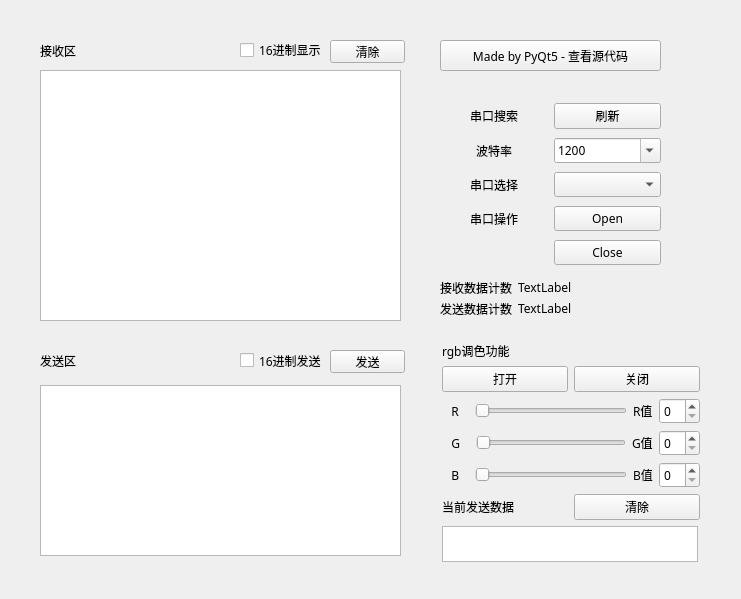
<?xml version="1.0" encoding="UTF-8"?>
<ui version="4.0">
 <class>Form</class>
 <widget class="QWidget" name="Form">
  <property name="windowModality">
   <enum>Qt::NonModal</enum>
  </property>
  <property name="enabled">
   <bool>true</bool>
  </property>
  <property name="geometry">
   <rect>
    <x>0</x>
    <y>0</y>
    <width>741</width>
    <height>599</height>
   </rect>
  </property>
  <property name="font">
   <font>
    <family>方正兰亭中黑_GBK</family>
    <pointsize>9</pointsize>
    <italic>false</italic>
    <bold>false</bold>
   </font>
  </property>
  <property name="cursor">
   <cursorShape>PointingHandCursor</cursorShape>
  </property>
  <property name="mouseTracking">
   <bool>false</bool>
  </property>
  <property name="windowTitle">
   <string>Form</string>
  </property>
  <property name="styleSheet">
   <string notr="true"/>
  </property>
  <widget class="QLabel" name="label">
   <property name="geometry">
    <rect>
     <x>40</x>
     <y>40</y>
     <width>71</width>
     <height>21</height>
    </rect>
   </property>
   <property name="text">
    <string>接收区</string>
   </property>
  </widget>
  <widget class="QLabel" name="label_2">
   <property name="geometry">
    <rect>
     <x>40</x>
     <y>355</y>
     <width>54</width>
     <height>12</height>
    </rect>
   </property>
   <property name="text">
    <string>发送区</string>
   </property>
   <property name="textFormat">
    <enum>Qt::AutoText</enum>
   </property>
  </widget>
  <widget class="QPushButton" name="Send_Button">
   <property name="geometry">
    <rect>
     <x>330</x>
     <y>350</y>
     <width>75</width>
     <height>23</height>
    </rect>
   </property>
   <property name="text">
    <string>发送</string>
   </property>
  </widget>
  <widget class="QPushButton" name="ClearButton">
   <property name="geometry">
    <rect>
     <x>330</x>
     <y>40</y>
     <width>75</width>
     <height>23</height>
    </rect>
   </property>
   <property name="text">
    <string>清除</string>
   </property>
  </widget>
  <widget class="QTextEdit" name="textEdit_Recive">
   <property name="geometry">
    <rect>
     <x>40</x>
     <y>70</y>
     <width>361</width>
     <height>251</height>
    </rect>
   </property>
   <property name="styleSheet">
    <string notr="true"/>
   </property>
   <property name="html">
    <string>&lt;!DOCTYPE HTML PUBLIC &quot;-//W3C//DTD HTML 4.0//EN&quot; &quot;http://www.w3.org/TR/REC-html40/strict.dtd&quot;&gt;
&lt;html&gt;&lt;head&gt;&lt;meta name=&quot;qrichtext&quot; content=&quot;1&quot; /&gt;&lt;meta charset=&quot;utf-8&quot; /&gt;&lt;style type=&quot;text/css&quot;&gt;
p, li { white-space: pre-wrap; }
hr { height: 1px; border-width: 0; }
li.unchecked::marker { content: &quot;\2610&quot;; }
li.checked::marker { content: &quot;\2612&quot;; }
&lt;/style&gt;&lt;/head&gt;&lt;body style=&quot; font-family:'方正兰亭中黑_GBK'; font-size:9pt; font-weight:400; font-style:normal;&quot;&gt;
&lt;p style=&quot;-qt-paragraph-type:empty; margin-top:0px; margin-bottom:0px; margin-left:0px; margin-right:0px; -qt-block-indent:0; text-indent:0px; font-family:'SimSun';&quot;&gt;&lt;br /&gt;&lt;/p&gt;&lt;/body&gt;&lt;/html&gt;</string>
   </property>
  </widget>
  <widget class="QTextEdit" name="textEdit_Send">
   <property name="geometry">
    <rect>
     <x>40</x>
     <y>385</y>
     <width>361</width>
     <height>171</height>
    </rect>
   </property>
   <property name="styleSheet">
    <string notr="true"/>
   </property>
  </widget>
  <widget class="QWidget" name="gridLayoutWidget">
   <property name="geometry">
    <rect>
     <x>440</x>
     <y>100</y>
     <width>221</width>
     <height>171</height>
    </rect>
   </property>
   <layout class="QGridLayout" name="gridLayout">
    <item row="1" column="0">
     <widget class="QLabel" name="Com_Baud_Label">
      <property name="text">
       <string>波特率</string>
      </property>
      <property name="alignment">
       <set>Qt::AlignCenter</set>
      </property>
     </widget>
    </item>
    <item row="4" column="1">
     <widget class="QPushButton" name="Com_Close_Button">
      <property name="text">
       <string>Close</string>
      </property>
      <property name="default">
       <bool>false</bool>
      </property>
     </widget>
    </item>
    <item row="2" column="0">
     <widget class="QLabel" name="Com_Name_Label">
      <property name="text">
       <string>串口选择</string>
      </property>
      <property name="alignment">
       <set>Qt::AlignCenter</set>
      </property>
     </widget>
    </item>
    <item row="2" column="1">
     <widget class="QComboBox" name="Com_Name_Combo"/>
    </item>
    <item row="0" column="0">
     <widget class="QLabel" name="Com_Refresh_Label">
      <property name="text">
       <string>串口搜索</string>
      </property>
      <property name="alignment">
       <set>Qt::AlignCenter</set>
      </property>
     </widget>
    </item>
    <item row="0" column="1">
     <widget class="QPushButton" name="Com_Refresh_Button">
      <property name="text">
       <string>刷新</string>
      </property>
     </widget>
    </item>
    <item row="3" column="0">
     <widget class="QLabel" name="Com_State_Label">
      <property name="text">
       <string>串口操作</string>
      </property>
      <property name="alignment">
       <set>Qt::AlignCenter</set>
      </property>
     </widget>
    </item>
    <item row="1" column="1">
     <widget class="QComboBox" name="Com_Baud_Combo">
      <property name="editable">
       <bool>true</bool>
      </property>
      <property name="currentText">
       <string>115200</string>
      </property>
      <property name="duplicatesEnabled">
       <bool>false</bool>
      </property>
      <property name="modelColumn">
       <number>0</number>
      </property>
      <item>
       <property name="text">
        <string>1200</string>
       </property>
      </item>
      <item>
       <property name="text">
        <string>2400</string>
       </property>
      </item>
      <item>
       <property name="text">
        <string>4800</string>
       </property>
      </item>
      <item>
       <property name="text">
        <string>9600</string>
       </property>
      </item>
      <item>
       <property name="text">
        <string>14400</string>
       </property>
      </item>
      <item>
       <property name="text">
        <string>19200</string>
       </property>
      </item>
      <item>
       <property name="text">
        <string>38400</string>
       </property>
      </item>
      <item>
       <property name="text">
        <string>43000</string>
       </property>
      </item>
      <item>
       <property name="text">
        <string>57600</string>
       </property>
      </item>
      <item>
       <property name="text">
        <string>76800</string>
       </property>
      </item>
      <item>
       <property name="text">
        <string>115200</string>
       </property>
      </item>
      <item>
       <property name="text">
        <string>128000</string>
       </property>
      </item>
      <item>
       <property name="text">
        <string>230400</string>
       </property>
      </item>
      <item>
       <property name="text">
        <string>256000</string>
       </property>
      </item>
      <item>
       <property name="text">
        <string>460800</string>
       </property>
      </item>
      <item>
       <property name="text">
        <string>921600</string>
       </property>
      </item>
      <item>
       <property name="text">
        <string>1382400</string>
       </property>
      </item>
     </widget>
    </item>
    <item row="3" column="1">
     <widget class="QPushButton" name="Com_Open_Button">
      <property name="text">
       <string>Open</string>
      </property>
     </widget>
    </item>
    <item row="4" column="0">
     <widget class="QLabel" name="Com_isOpenOrNot_Label">
      <property name="text">
       <string/>
      </property>
      <property name="alignment">
       <set>Qt::AlignCenter</set>
      </property>
     </widget>
    </item>
   </layout>
  </widget>
  <widget class="QCheckBox" name="hexSending_checkBox">
   <property name="geometry">
    <rect>
     <x>240</x>
     <y>345</y>
     <width>91</width>
     <height>31</height>
    </rect>
   </property>
   <property name="text">
    <string>16进制发送</string>
   </property>
  </widget>
  <widget class="QCheckBox" name="hexShowing_checkBox">
   <property name="geometry">
    <rect>
     <x>240</x>
     <y>40</y>
     <width>81</width>
     <height>20</height>
    </rect>
   </property>
   <property name="text">
    <string>16进制显示</string>
   </property>
  </widget>
  <widget class="QPushButton" name="About_Button">
   <property name="geometry">
    <rect>
     <x>440</x>
     <y>40</y>
     <width>221</width>
     <height>31</height>
    </rect>
   </property>
   <property name="font">
    <font>
     <family>方正兰亭中黑_GBK</family>
     <pointsize>9</pointsize>
     <italic>false</italic>
     <bold>false</bold>
    </font>
   </property>
   <property name="text">
    <string>Made by PyQt5 - 查看源代码</string>
   </property>
  </widget>
  <widget class="QWidget" name="layoutWidget">
   <property name="geometry">
    <rect>
     <x>440</x>
     <y>280</y>
     <width>132</width>
     <height>36</height>
    </rect>
   </property>
   <layout class="QFormLayout" name="formLayout_2">
    <item row="0" column="0">
     <widget class="QLabel" name="label_4">
      <property name="text">
       <string>接收数据计数</string>
      </property>
     </widget>
    </item>
    <item row="0" column="1">
     <widget class="QLabel" name="label_rx_cnt">
      <property name="text">
       <string>TextLabel</string>
      </property>
     </widget>
    </item>
    <item row="1" column="0">
     <widget class="QLabel" name="label_5">
      <property name="text">
       <string>发送数据计数</string>
      </property>
     </widget>
    </item>
    <item row="1" column="1">
     <widget class="QLabel" name="label_tx_cnt">
      <property name="text">
       <string>TextLabel</string>
      </property>
     </widget>
    </item>
   </layout>
  </widget>
  <widget class="QWidget" name="layoutWidget">
   <property name="geometry">
    <rect>
     <x>442</x>
     <y>342</y>
     <width>258</width>
     <height>220</height>
    </rect>
   </property>
   <layout class="QGridLayout" name="gridLayout_2">
    <item row="0" column="0">
     <widget class="QLabel" name="label_3">
      <property name="text">
       <string>rgb调色功能</string>
      </property>
     </widget>
    </item>
    <item row="1" column="0">
     <widget class="QPushButton" name="rgb_open">
      <property name="text">
       <string>打开</string>
      </property>
     </widget>
    </item>
    <item row="1" column="1">
     <widget class="QPushButton" name="rgb_close">
      <property name="text">
       <string>关闭</string>
      </property>
     </widget>
    </item>
    <item row="2" column="0" colspan="2">
     <layout class="QHBoxLayout" name="horizontalLayout">
      <item>
       <widget class="QLabel" name="label_7">
        <property name="text">
         <string>   R   </string>
        </property>
       </widget>
      </item>
      <item>
       <widget class="QSlider" name="horizontalSlider_rgb_r">
        <property name="maximum">
         <number>255</number>
        </property>
        <property name="singleStep">
         <number>1</number>
        </property>
        <property name="pageStep">
         <number>1</number>
        </property>
        <property name="orientation">
         <enum>Qt::Horizontal</enum>
        </property>
       </widget>
      </item>
      <item>
       <widget class="QLabel" name="label_rgb_val_r">
        <property name="text">
         <string>R值</string>
        </property>
       </widget>
      </item>
      <item>
       <widget class="QSpinBox" name="spinBox_rgb_r"/>
      </item>
     </layout>
    </item>
    <item row="3" column="0" colspan="2">
     <layout class="QHBoxLayout" name="horizontalLayout_2">
      <item>
       <widget class="QLabel" name="label_8">
        <property name="text">
         <string>   G   </string>
        </property>
       </widget>
      </item>
      <item>
       <widget class="QSlider" name="horizontalSlider_rgb_g">
        <property name="maximum">
         <number>255</number>
        </property>
        <property name="orientation">
         <enum>Qt::Horizontal</enum>
        </property>
       </widget>
      </item>
      <item>
       <widget class="QLabel" name="label_rgb_val_g">
        <property name="text">
         <string>G值</string>
        </property>
       </widget>
      </item>
      <item>
       <widget class="QSpinBox" name="spinBox_rgb_g"/>
      </item>
     </layout>
    </item>
    <item row="4" column="0" colspan="2">
     <layout class="QHBoxLayout" name="horizontalLayout_3">
      <item>
       <widget class="QLabel" name="label_9">
        <property name="text">
         <string>   B   </string>
        </property>
       </widget>
      </item>
      <item>
       <widget class="QSlider" name="horizontalSlider_rgb_b">
        <property name="maximum">
         <number>255</number>
        </property>
        <property name="orientation">
         <enum>Qt::Horizontal</enum>
        </property>
       </widget>
      </item>
      <item>
       <widget class="QLabel" name="label_rgb_val_b">
        <property name="text">
         <string>B值</string>
        </property>
       </widget>
      </item>
      <item>
       <widget class="QSpinBox" name="spinBox_rgb_b"/>
      </item>
     </layout>
    </item>
    <item row="5" column="0">
     <widget class="QLabel" name="label_6">
      <property name="text">
       <string>当前发送数据</string>
      </property>
     </widget>
    </item>
    <item row="5" column="1">
     <widget class="QPushButton" name="pushButton_rgb_send_clear">
      <property name="text">
       <string>清除</string>
      </property>
     </widget>
    </item>
    <item row="6" column="0" colspan="2">
     <widget class="QTextEdit" name="textEdit_rgb_send">
      <property name="enabled">
       <bool>true</bool>
      </property>
      <property name="maximumSize">
       <size>
        <width>256</width>
        <height>50</height>
       </size>
      </property>
     </widget>
    </item>
   </layout>
  </widget>
 </widget>
 <resources/>
 <connections>
  <connection>
   <sender>ClearButton</sender>
   <signal>clicked()</signal>
   <receiver>textEdit_Recive</receiver>
   <slot>clear()</slot>
   <hints>
    <hint type="sourcelabel">
     <x>367</x>
     <y>51</y>
    </hint>
    <hint type="destinationlabel">
     <x>368</x>
     <y>79</y>
    </hint>
   </hints>
  </connection>
 </connections>
</ui>
